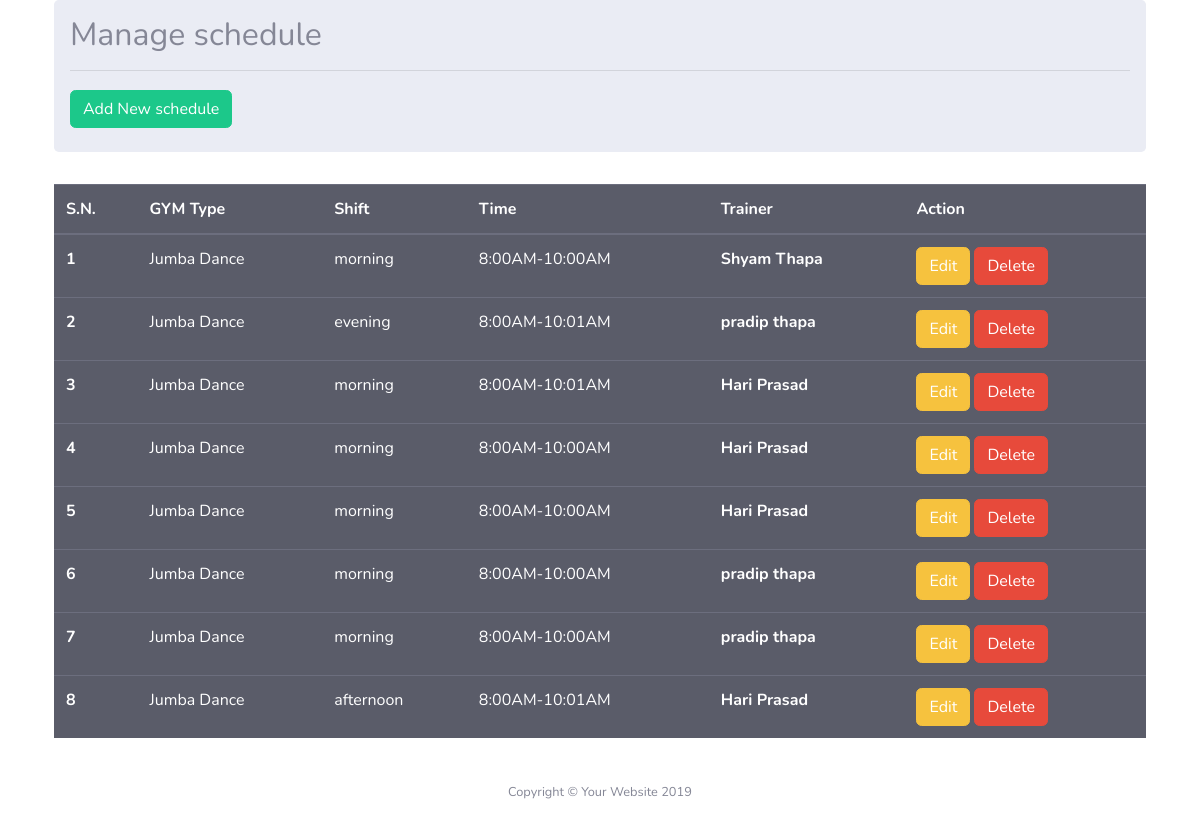
/GYM/schedule/1, run on an earlier commit of the app's database.
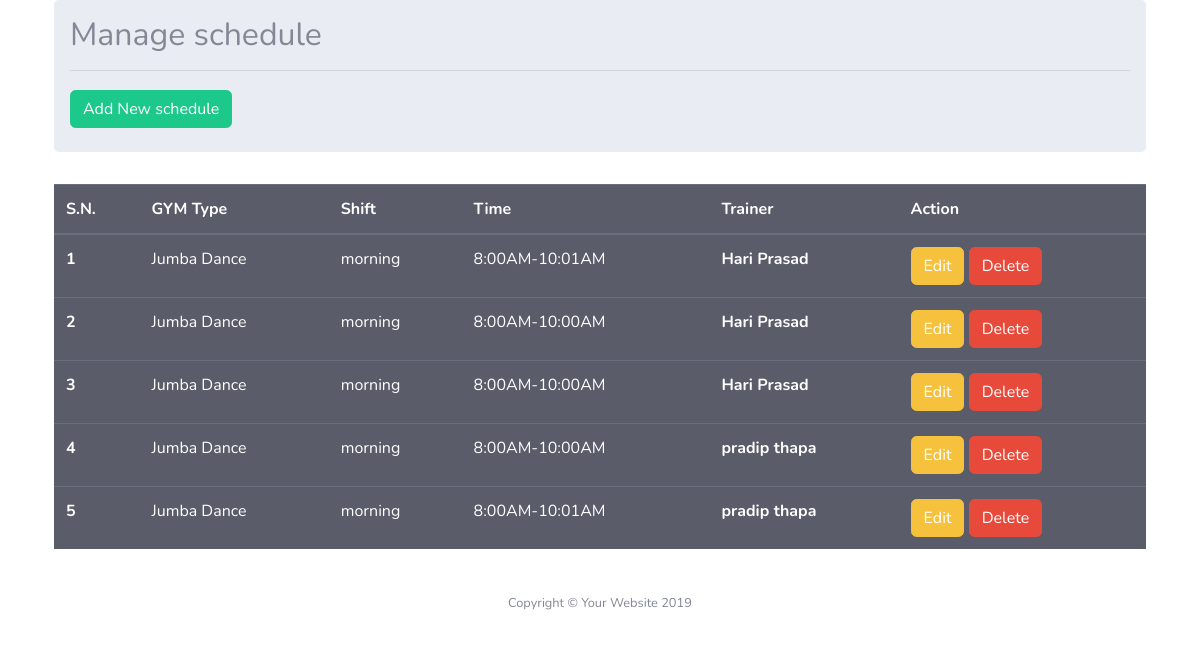
And on a later commit of the database.
### GYM/models.py (models this page shows, shortened)
class Schedule(models.Model):
    type=models.CharField(max_length=20)
    shift=models.CharField( max_length=50,default='Moring',choices=(('morning','Moring'),('afternoon','Afternoon'),('evening','Evening')))
    time=models.CharField(max_length=20)
    trainer=models.ForeignKey(on_delete=CASCADE,to=Trainers, null=True, blank=True)
    gym = models.ForeignKey(to=GymInfromation,on_delete=CASCADE, null=True, blank=True)

class Trainers(models.Model):
    name=models.CharField(max_length=20)
    phone_regex = RegexValidator(regex=r'^\+?1?\d{9,15}$', message="Phone number must be entered in the format: '+999999999'. Up to 15 digits allowed.")
    phone_number = models.CharField(validators=[phone_regex], max_length=17, blank=True) # validators should be a list
    age=models.CharField(max_length=20)
    trainer_type=models.CharField(max_length=20)
    pic=models.ImageField(upload_to='images', null=True, blank=True)
    address=models.CharField(max_length=20)
    gym = models.ForeignKey(to=GymInfromation,on_delete=CASCADE, null=True, blank=True)
    about=models.TextField()
    def __str__(self):
        return self.name

### GYM/views.py (the view)
# urls.py: path('schedule/<int:id>',views.schedule,name='schedule'),
def schedule(request, id):
    data=Schedule.objects.all().prefetch_related().filter(gym__pk=id)
    trainers = Trainers.objects.all()
    schedule_form=ScheduleForm()
    request.session['gym_id']=id
    contex={
        'datas':data,
        'form':schedule_form,
        'trainers':trainers
    }
    return render(request,'gymadmin/schedule.html',contex)

### App/models.py (called while the page is built)
    def __str__(self):
        return self.name

### GYM/templates/gymadmin/schedule.html (shortened to what this page needs)
{% extends 'gymadmin/base.html'%}
{% block content %}
    <div class="container">
        <div class="row">
          <div class=" col md-12">
            <div class=" jumbotron p-3">
              <h2>Manage schedule<hr><button type="button" class="btn btn-success  pull-right " data-toggle="modal"
                  data-target="#myModal">Add New schedule</button></h2>
              </div>
              <table class="table table-dark">
                <thead>
                  <tr>
                    <th scope="col">S.N.</th>
                    <th scope="col">GYM Type</th>
                    <th scope="col">Shift</th>
                    <th scope="col">Time</th>
                    <th scope="col">Trainer</th>
                    <th scope="col">Action</th>
                  </tr>
                </thead>
                <tbody>
                  {% for now in datas %}
                  <tr>
                    <th> {{ forloop.counter }}</th>
                    <td>{{now.type}}</td>
                    <td>{{now.shift}}</td>
                    <td>{{now.time}}</td>
                    <th>{{now.trainer}}</th>
                    <td>
                      <a href="#" class="btn btn-warning btn-xs" data-toggle="modal"
                        data-target="#modaledit{{now.id}}">Edit</a>
                      <a href="/GYM/delete/{{ now.id }}" class="btn btn-danger btn-xs"
                        onclick="return confirm('Are You Sure For Delete?')">Delete</a>
                    </td>
                  </tr>
                  {% endfor %}
                </tbody>
              </table>
            </div>
          </div>
        </div>
    {% endblock %}

### GYM/templates/gymadmin/base.html (shortened to what this page needs)
{% load static %}
<!DOCTYPE html>
<html lang="en">
<head>
  <link href="{% static 'vendor/fontawesome-free/css/all.min.css' %}" rel="stylesheet" type="text/css">
  <link href="{% static 'css/sb-admin-2.min.css' %}" rel="stylesheet">
</head>
<body id="page-top">
        {% block content %}
        {% endblock %}
  <footer class="sticky-footer bg-white">
    <div class="container my-auto">
      <div class="copyright text-center my-auto">
        <span>Copyright &copy; Your Website 2019</span>
      </div>
    </div>
  </footer>
</body>
</html>

What changed in the data, as far as the page shows it:
removed Schedule: type "Jumba Dance", shift "morning", time "8:00AM-10:00AM", trainer "Shyam Thapa"
removed Schedule: type "Jumba Dance", shift "evening", time "8:00AM-10:01AM", trainer "pradip thapa"
removed Schedule: type "Jumba Dance", shift "morning", time "8:00AM-10:00AM", trainer "pradip thapa"
removed Schedule: type "Jumba Dance", shift "afternoon", time "8:00AM-10:01AM", trainer "Hari Prasad"
added Schedule: type "Jumba Dance", shift "morning", time "8:00AM-10:01AM", trainer "pradip thapa"
